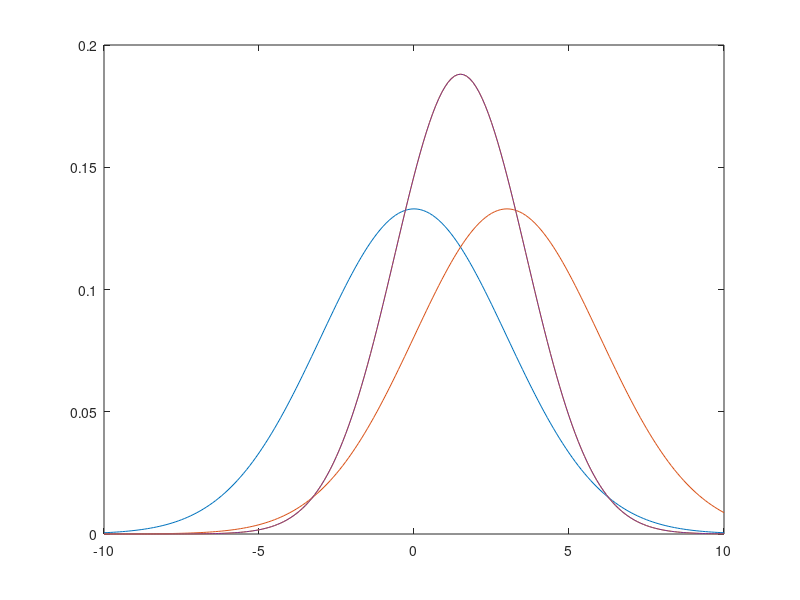

The MATLAB source for this figure:
function bayesTutorial
close all
X = -10:0.1:10;
prior = normpdf(X,0,3);
like = normpdf(X,3,3);
post = (prior.*like);
post = post./trapz(X, post);
post2 = normpdf(X,1.5,sqrt(3^2/2));
figure; plot(X,prior); hold on; plot(X,like); plot(X,post);
plot(X,post2);



end